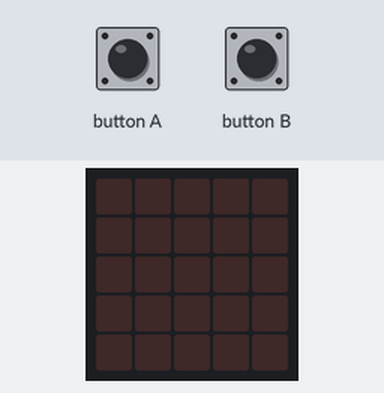
This program was run on a simulated BBC micro:bit (MakeCode). Shown: the board's 5×5 LED display. Inputs (shaded band) come from the test bench. Random numbers come from a fixed seed.

Above: at 1.2 s.
1.3 s: button B pressed for 0.15 s
At 2.6 s:
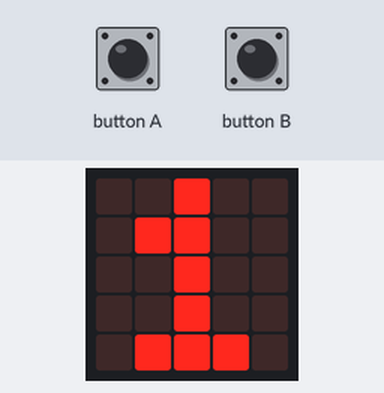
2.9 s: button A pressed for 0.15 s
At 3.8 s:
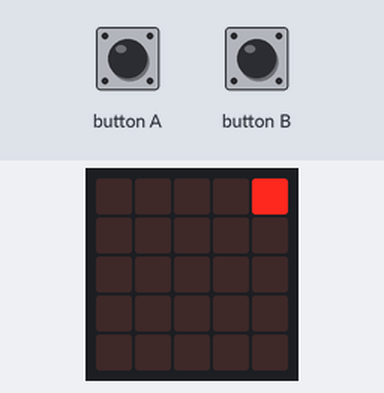
4.5 s: button A pressed for 0.15 s
At 5.1 s:
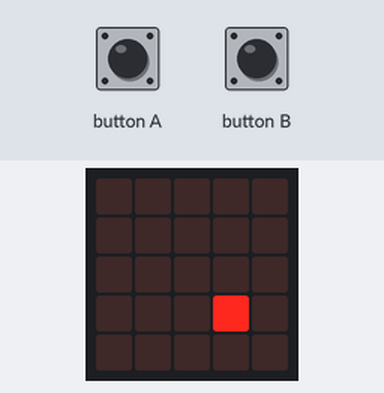
6.1 s: button A pressed for 0.15 s
At 7.4 s:
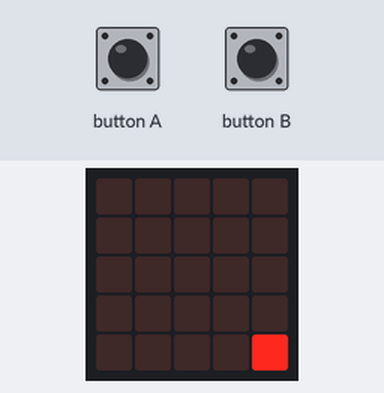
7.7 s: button A pressed for 0.15 s
At 8.7 s:
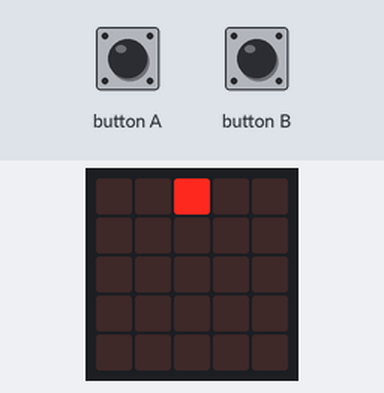
9.3 s: button A pressed for 0.15 s
At 9.9 s:
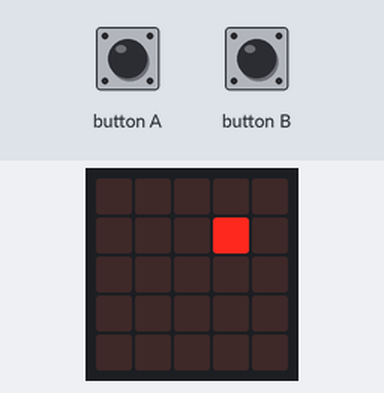
Timing chart, 0 to 11.9 s (numbered marks = the images above; inputs shaded):
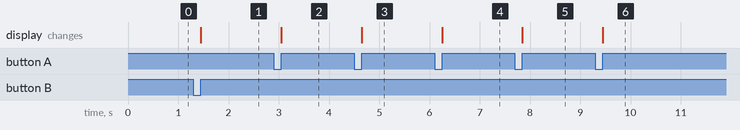

Measured:
- after the input at 1.3 s, the display: changes after 0.15 s (image 1)
- after the input at 2.9 s, the display: changes after 0.15 s (image 2)
- after the input at 4.5 s, the display: changes after 0.15 s (image 3)
- after the input at 6.1 s, the display: changes after 0.15 s (image 4)
- after the input at 7.7 s, the display: changes after 0.15 s (image 5)
- after the input at 9.3 s, the display: changes after 0.15 s (image 6)

The program:

main.ts
```typescript
function 燈數 (num: number) {
    // 把數字化為位置
    if (num % 5 == 0) {
        x = 4
        y = Math.floor(num / 5) - 1
    } else {
        x = num % 5 - 1
        y = Math.floor(num / 5)
    }
    // 點燈
    led.plot(x, y)
}
input.onButtonPressed(Button.A, function () {
    // 把上次的燈熄掉
    basic.clearScreen()
    // 陣列歸0
    list = []
    // 把5*5的陣列填滿0
    for (let index = 0; index < 25; index++) {
        list.push(0)
    }
    // 歸0
    n = 0
    // 限制只能亮f個燈
    while (n < f) {
        // 共25個值:0~24
        // 從中隨機取數
        a = randint(0, 24)
        // 陣列的那一格(a)如果有空位(0)
        if (list[a] == 0) {
            // 蓋上去，該項變為1
            // 蓋上去，該項變為1
            list[a] = 1
            // 表示又要點亮一個燈
            n += 1
            // 呼叫點燈(索引值"+1")
            燈數(a + 1)
        }
    }
})
input.onButtonPressed(Button.B, function () {
    // f由B被按下的次數決定
    f += 1
    // 顯示目前燈數
    basic.showNumber(f)
})
let a = 0
let n = 0
let list: number[] = []
let y = 0
let x = 0
let f = 0
// 歸0
f = 0
```

test.ts
```typescript
// 在這裡測試；當此封包作為擴充功能時，將不會編譯此內容。
```
